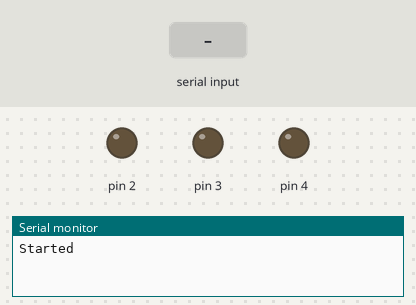
A sketch run on a simulated Arduino Uno, built with avr-gcc and run on an emulated ATmega328P. On the bench: output pins drawn as LEDs (lit = HIGH), the last lines printed to the serial monitor. Inputs (shaded band) come from the test bench.

Above: at 1.2 s.
1.3 s: "0" received over the second serial link
At 1.9 s:
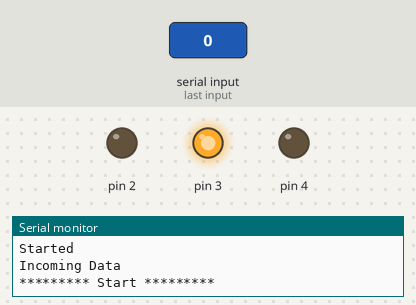
At 8.55 s:
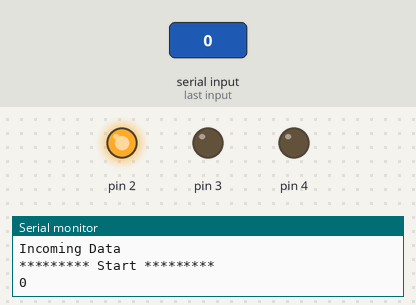
Timing chart, 0 to 8.8 s (numbered marks = the images above; inputs shaded):
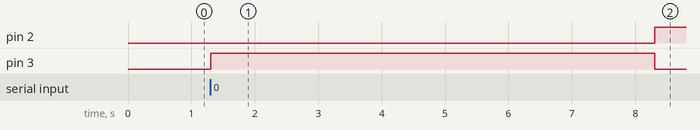

Measured:
- after the input at 1.3 s, pin 2: LOW → HIGH after 7.0 s; pin 3: LOW → HIGH at once, → LOW 7.0 s later

The sketch:

arduinoCode_traffic.ino
```cpp
#include "SoftwareSerial.h"

SoftwareSerial serial_connection(11, 10);

#define BUFFER_SIZE 64

char inData[BUFFER_SIZE];
char inChar=-1;
int count=0;
int i=0;

void setup()
{
  pinMode(2,OUTPUT);
  pinMode(3,OUTPUT);
  pinMode(4,OUTPUT);

  Serial.begin(9600);
  serial_connection.begin(38400);
  serial_connection.println("Ready!!!");
  Serial.println("Started");
}
void loop()
{
  byte byte_count=serial_connection.available();
  if(byte_count)
  {
    Serial.println("Incoming Data");
    int first_bytes=byte_count;
    int remaining_bytes=0;
    if(first_bytes>=BUFFER_SIZE-1)
    {
      remaining_bytes=byte_count-(BUFFER_SIZE-1);
    }
    for(i=0;i<first_bytes;i++)
    {
      inChar=serial_connection.read();
      inData[i]=inChar;
    }
    inData[i]='\0';
    if(String(inData)=="0")
    {
      Serial.println("********* Start *********");
      digitalWrite(4,LOW);
      digitalWrite(3,HIGH);
      delay(7000);
      digitalWrite(3,LOW);

      digitalWrite(2,HIGH);
    }
    else if(String(inData)=="1")
    {
      Serial.println("********* STOP *********");
      digitalWrite(2,LOW);
      digitalWrite(3,LOW);
      //digitalWrite(4,HIGH);
      //delay(1000);
      //digitalWrite(4,LOW);

      digitalWrite(4,HIGH);

    }
    for(i=0;i<remaining_bytes;i++)
    {
      inChar=serial_connection.read();
    }
    Serial.println(inData);
  }
  delay(10);
}
```
